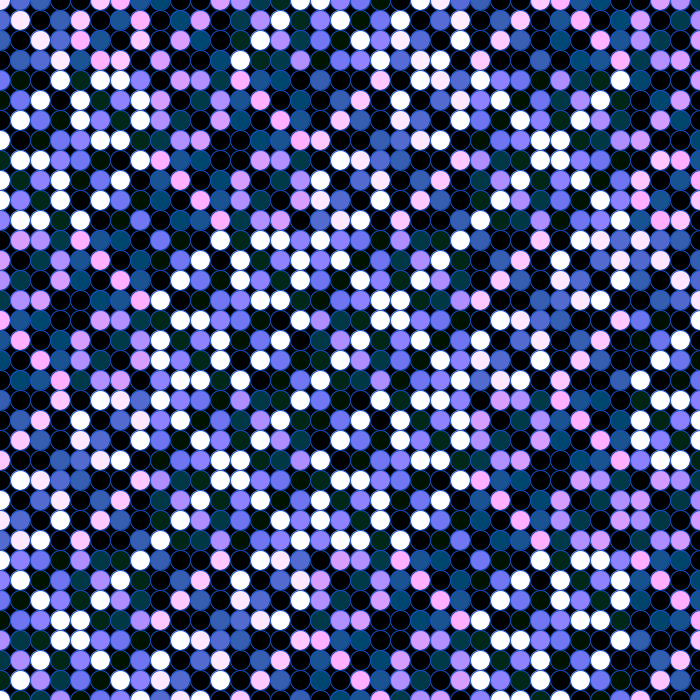
Frame 1 (no input)
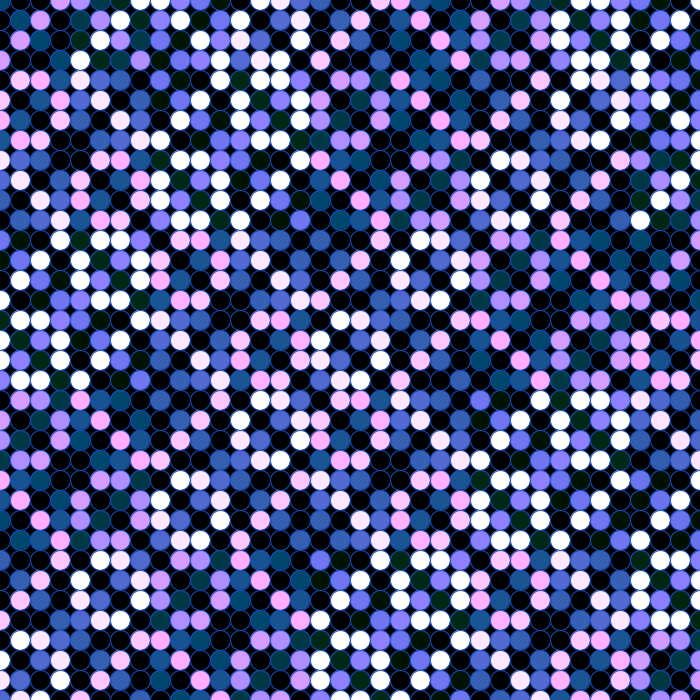
Frame 60 (the mouse pressed at the canvas centre just before this capture)
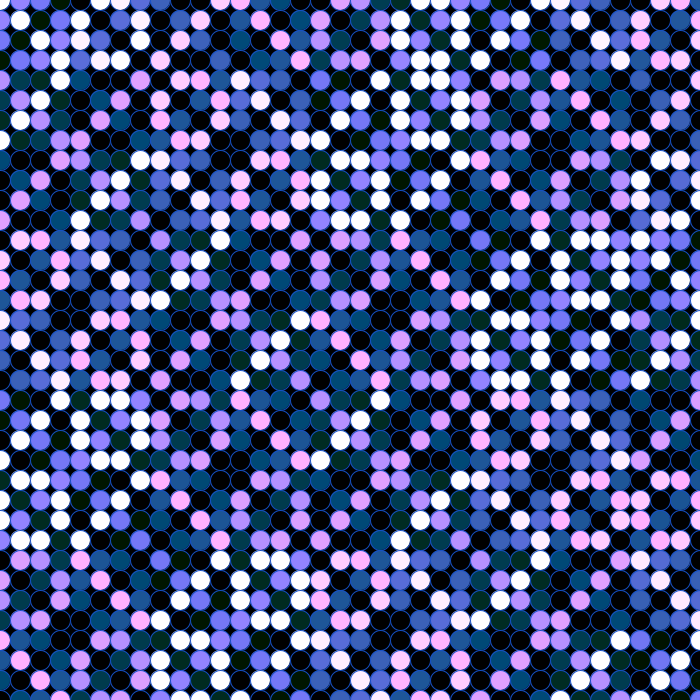
Frame 120 (the mouse held since frame 60 and released just before this capture)

The Processing sketch that drew these frames (run headless with seeded random() and noise(); from frame 60 on, the mouse is pressed at the canvas centre):

// Processing sketch: processing_85641
// ── processing_85641.pde

Cell[][] grid;
int cols = 36;
int rows = 36;
void setup() {
  size(700,700);
  grid = new Cell[cols][rows];
  for (int i = 0; i < cols; i++) {
    for (int j = 0; j < rows; j++) {
      grid[i][j] = new Cell(i*20,j*20,20,20,i^3-j^2);
    }
  }
}
void draw() {
  background(0);
  for (int i = 0; i < cols; i++) {
    for (int j = 0; j < rows; j++) {
      grid[i][j].oscillate();
      grid[i][j].display();
    }
  }
}

class Cell {
  float x,y;   
  float w,h;
  float angle;


  Cell(float tempX, float tempY, float tempW, float tempH, float tempAngle) {
    x = tempX;
    y = tempY;
    w = tempW;
    h = tempH;
    angle = tempAngle;
  } 
  

  void oscillate() {
    angle += 0.029; 
  }

  void display() {
    stroke(20,80,200);

    fill(200*tan(angle)+79,78*tan(angle)+105,218*tan(angle)+205);
    ellipse(x,y,w,h); 
  }
}
